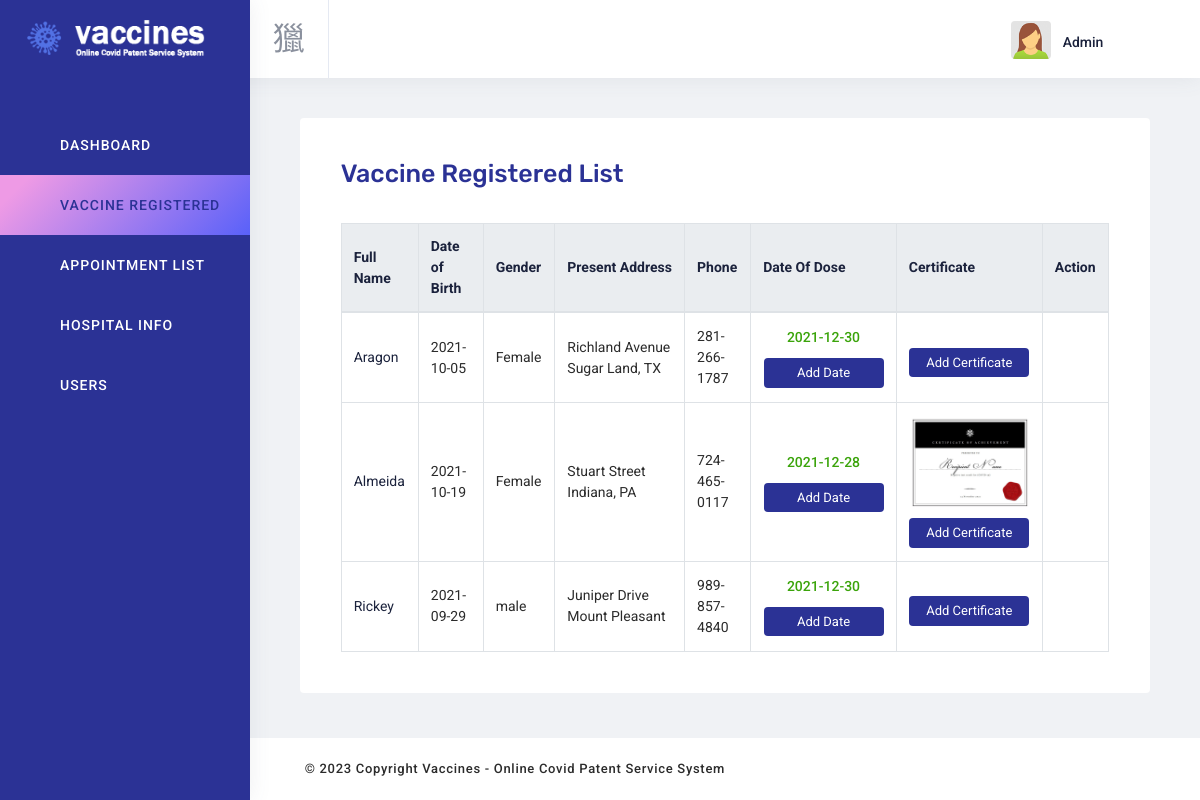
The page /admin/vaccine-table.php (signed in) on the database its author committed.
### tables this page shows
CREATE TABLE `vaccine_registration` (
  `vaccine_id` int(50) NOT NULL,
  `fullname` varchar(50) NOT NULL,
  `address` varchar(50) NOT NULL,
  `phone` varchar(50) NOT NULL,
  `gender` varchar(50) NOT NULL,
  `dateofbirth` date DEFAULT NULL,
  `date_dose` date DEFAULT NULL,
  `profile_pic` varchar(255) NOT NULL DEFAULT 'user.png'
);

### admin/vaccine-table.php (the view, shortened to what this page needs)
<?php $page = 'vaccine-table';
include 'inc/header.php';
?>
<div class="content-wrapper vac_reg_table">
    <div class="content">
        <div class="row">
            <div class="col-md-12 col-sm-12">
                <div class="card">
                    <div class="card-body">
                        <div class="card-header m-b-25">
                            <h3 class="font-primary text-center"> Vaccine Registered List </h3>
                        </div>
                        <div class="table-responsive">
                            <?php
                        include "inc/connection.php";
                        $query = "SELECT * FROM vaccine_registration ORDER BY vaccine_id DESC";
                        $result = mysqli_query($connection,$query) or die("Failed");
                        $count = mysqli_num_rows($result);
                                    if($count > 0){ ?>
                            <table class="mb-0 table table-bordered">
                                <thead>
                                    <tr class="heading">
                                        <th scope="col">Full Name</th>
                                        <th scope="col"> Date of Birth </th>
                                        <th scope="col"> Gender </th>
                                        <th scope="col"> Present Address</th>
                                        <th scope="col"> Phone </th>
                                        <th scope="col"> Date Of Dose </th>
                                        <th scope="col"> Certificate </th>
                                        <?php if($_SESSION['role'] == 1){  ?>
                                        <th>Action</th>
                                        <?php } ?>
                                    </tr>
                                </thead>
                                <tbody>
                                    <?php
                                while($row = mysqli_fetch_assoc($result)){
                                $id=$row['vaccine_id'];
                            ?>
                                    <tr>
                                        <td class="col-1"><?php echo $row['fullname']; ?></td>
                                        <td class="col-1"><?php echo $row['dateofbirth']; ?></td>
                                        <td class="col-1"><?php echo $row['gender']; ?></td>
                                        <td class="col-2"><?php echo $row['address']; ?></td>
                                        <td class="col-1"><?php echo $row['phone']; ?></td>
                                        <td class="col-1 text-center datedose_td">
                                            <div class="text-center"> <?php echo $row['date_dose']; ?> </div>
                                            <?php if($_SESSION['role'] == 1){  ?>
                                            <button type="button" class="btn btn-certificate" data-toggle="modal"
                                                data-target="#dateDoseModal<?php echo $id;?>">
                                                Add Date
                                            </button>
                                            <?php } ?>
                                        </td>
                                        <td class="col-1 text-center">
                                            <div class="cartificate_image">
                                                <img width="70px" src="assets/images/<?php echo $row['profile_pic']; ?>"
                                                    alt="" onerror="this.style.display='none'" />
                                            </div>
                                            <?php if($_SESSION['role'] == 1){  ?>
                                            <button type="button" class="btn btn-certificate" data-toggle="modal"
                                                data-target="#delete<?php echo $id;?>">Add Certificate</button>
                                            <?php } ?>
                                        </td>
                                        <?php if($_SESSION['role'] == 1){  ?>
                                        <td class="col-1 edit_td">
                                        </td>
                                        <?php } ?>
                                    </tr>
                                    <?php
                    }
                ?>
                                </tbody>
                                <?php
            }else{
                echo "No Data";
        }
        ?>
                            </table>
                        </div>
                    </div>
                </div>
            </div>
        </div>
    </div>
</div>
<?php include 'inc/footer.php'; ?>

### admin/inc/header.php (shortened to what this page needs)
<!DOCTYPE html>
<html lang="en" dir="ltr">
<head>
    <link href="https://cdn.materialdesignicons.com/3.0.39/css/materialdesignicons.min.css" rel="stylesheet" />
    <link href="assets/plugins/bootstrap/css/bootstrap.min.css" rel="stylesheet">
    <link href="assets/plugins/jvectormap/jquery-jvectormap-2.0.3.css" rel="stylesheet" />
    <link id="vaccines-css" rel="stylesheet" href="assets/css/magnific-popup.css" />
    <link id="vaccines-css" rel="stylesheet" href="assets/css/vaccines.css" />
    <link id="vaccines-css" rel="stylesheet" href="assets/css/style.css" />
</head>
<body class="sidebar-fixed sidebar-dark header-light header-fixed" id="body">
    <div class="wrapper">
        <aside class="left-sidebar bg-sidebar">
            <div id="sidebar" class="sidebar sidebar-with-footer">
                <div class="app-brand">
                    <a href="index.php">
                        <img src="assets/images/logo-icon.png" alt="">
                        <span class="brand-name"><img src="assets/images/logo-text.png" alt=""></span>
                    </a>
                </div>
                <div class="sidebar-scrollbar">
                    <ul class="nav sidebar-inner" id="sidebar-menu">
                        <li class="<?php if ($page == 'index') {
                                        echo 'active';
                                    } ?>">
                            <a class="sidenav-item-link" href="index.php">
                                <span class="nav-text">Dashboard</span></b>
                            </a>
                        </li>
                        <li class="<?php if ($page == 'vaccine-table') {
                                        echo 'active';
                                    } ?>">
                            <a class="sidenav-item-link" href="vaccine-table.php">
                                <span class="nav-text">Vaccine Registered</span></b>
                            </a>
                        </li>
                        <li class="<?php if ($page == 'appointment-table') {
                                        echo 'active';
                                    } ?>">
                            <a class="sidenav-item-link" href="appointment-table.php">
                                <span class="nav-text">Appointment List</span></b>
                            </a>
                        </li>
                        <li class="<?php if ($page == 'hospital') {
                                        echo 'active';
                                    } ?>">
                            <a class="sidenav-item-link" href="hospital-table.php">
                                <span class="nav-text">Hospital Info</span></b>
                            </a>
                        </li>
                        <?php if ($_SESSION['role'] == 1) {  ?>
                            <li class="<?php if ($page == 'user') {
                                            echo 'active';
                                        } ?>">
                                <a class="sidenav-item-link" href="users.php">
                                    <span class="nav-text">Users</span></b>
                                </a>
                            </li>
                        <?php } ?>
                    </ul>
                </div>
            </div>
        </aside>
        <div class="page-wrapper">
            <header class="main-header " id="header">
                <nav class="navbar navbar-static-top navbar-expand-lg">
                    <button id="sidebar-toggler" class="sidebar-toggle">
                    </button>
                    <div class="navbar-right ">
                        <ul class="nav navbar-nav">
                            <li class="dropdown user-menu">
                                <button href="#" class="dropdown-toggle nav-link" data-toggle="dropdown">
                                    <img src="assets/images/user/user.png" class="user-image" alt="User Image" />
                                    <span class="d-none d-lg-inline-block"> <?php echo $_SESSION['username'] ?> </span>
                                </button>
                            </li>
                        </ul>
                    </div>
                </nav>
            </header>

### admin/inc/footer.php (shortened to what this page needs)
<footer class="footer mt-auto">
    <div class="copyright bg-box">
        <p>
            &copy; <span id="copy-year">2021</span> Copyright Vaccines - Online Covid Patent Service System
        </p>
    </div>
</footer>
</div>
</div>
</body>
</html>

### admin/assets/css/style.css (style rules this page uses)
.card-header { display: flex; justify-content: space-between; flex-wrap: wrap; }
.card-header h3 { font-size: 25px; }
.table-responsive { display: block; width: 100%; overflow-x: auto; }
.table td { padding-top: 13px; padding-bottom: 13px; vertical-align: middle; }
.heading th { background: #EAEDF0; vertical-align: middle; }
.table thead th { vertical-align: middle; }
.table-responsive .btn { padding: 0px 3px; background: none !important; border: none !important; }
.vac_reg_table tbody tr .edit_td { width: 2% !important; }
.btn.btn-certificate { background: #2b3295 !important; color: #fff; padding: 5px 7px; font-size: 13px; margin-top: 10px; width: 100%; width: 120px; }
.cartificate_image { position: relative; }
.cartificate_image img { width: 100%; }
.datedose_td { width: 5%; color: #3ba40b; font-weight: 500; }

### rows shown on the page
vaccine_registration: fullname "Aragon", dateofbirth "2021-10-05", gender "Female", address "Richland Avenue Sugar Land, TX", phone "281-266-1787", date_dose "2021-12-30"
vaccine_registration: fullname "Almeida", dateofbirth "2021-10-19", gender "Female", address "Stuart Street Indiana, PA", phone "724-465-0117", date_dose "2021-12-28", profile_pic (picture)
vaccine_registration: fullname "Rickey", dateofbirth "2021-09-29", gender "male", address "Juniper Drive Mount Pleasant", phone "989-857-4840", date_dose "2021-12-30"

### other values the page prints
$_SESSION['username'] "Admin"
